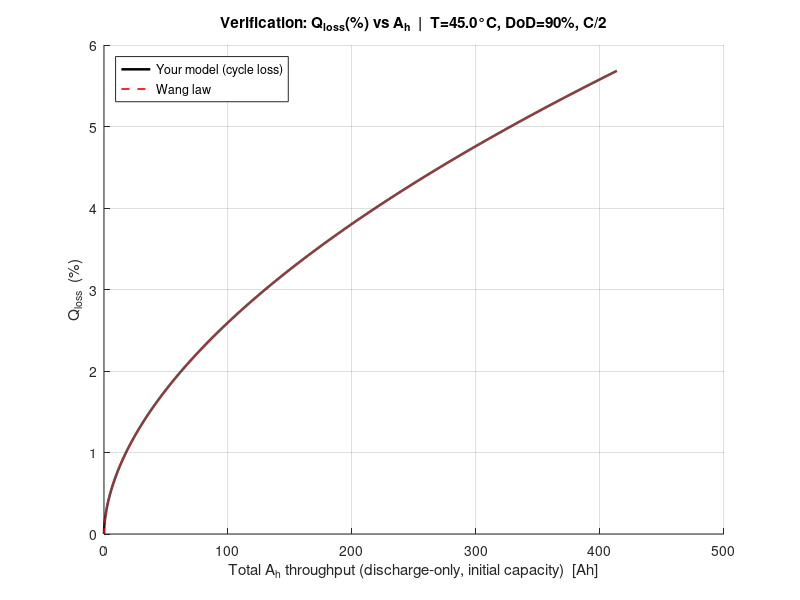

Here is the MATLAB script that generated this plot:
%% File: BESS_verify_with_model.m
% Verifies your implementation against Wang et al. cycle law
% by driving YOUR update loop at C/2 between fixed SOC limits.

clear; clc;

%% --- Wang cell + constants (keep your naming style) ---
p = struct();
p.R_gas      = 8.314462618;         % J/mol/K
p.V_nom_V    = 3.3;                 % any constant nominal (not used if we force current)
p.Q_nom_Ah   = 2.0;                 % Wang derated initial capacity (Ah)
p.eta_ch     = 1.0; p.eta_dis = 1.0;% keep ideal to avoid tiny mismatches
p.SOC_min    = 0.05; p.SOC_max = 0.95; % we'll enforce our own window
p.SOC0       = 0.50;

% Wang C/2 law params (cell scale, discharge-only Ah, Qloss in PERCENT)
p.deg = struct();
p.deg.z       = 0.552;
p.deg.Ea_Jmol = 31.5e3;             % J/mol
p.deg.B       = 3.033e4;

% Choose temperature case (set to measured cell T if you have it)
Tcell_C = 45;      % try 15, 45, or 60
T_K     = Tcell_C + 273.15;

% Fixed-DoD, C/2 cycling harness
soc_lo  = 0.05;                % set your window; DoD = soc_hi - soc_lo
soc_hi  = 0.95;                % e.g., 90% DoD
DOD     = soc_hi - soc_lo;
C_rate  = 0.5;                 % C/2
I_mag   = C_rate * p.Q_nom_Ah; % A (1.0 A for 2 Ah cell at C/2)
dt_h    = 0.05;                % 3 min step gives smooth counters

% Target total discharge-only Ah you want to reach on x-axis (like Fig. 7)
Ah_target = 3000;              % set 8000 for 15°C case if you like
max_steps = ceil(2*Ah_target/(I_mag*dt_h)) * 3;  % rough upper bound

%% --- Allocate & init states (YOUR variables) ---
Q   = zeros(max_steps,1);      % stored charge (Ah)
SOH = ones(max_steps,1);
Ca  = zeros(max_steps,1);
SOC = zeros(max_steps,1);

Q(1)   = p.SOC0 * p.Q_nom_Ah;
Ca(1)  = p.Q_nom_Ah;
SOC(1) = Q(1)/Ca(1);

% Throughput counters
Ah_pm  = 0;                    % charge+discharge (two-way)
Ah_dis = 0;                    % DISCHARGE-ONLY (Wang)
AhW    = zeros(max_steps,1);   % log Wang Ah over time

% Tracking for assertion vs the law
Qloss_model = zeros(max_steps,1);
Qloss_law   = zeros(max_steps,1);

%% --- Main loop: FORCE CURRENT to bounce between soc_lo/soc_hi ---
k = 1; discharging = true;
while Ah_dis < Ah_target && k < max_steps
    % decide current sign based on SOC bounds
    if SOC(k) <= soc_lo,  discharging = false; end
    if SOC(k) >= soc_hi,  discharging = true;  end
    I =  (discharging) * (+I_mag) + (~discharging) * (-I_mag);  % +dis, -chg

    % update stored charge with ideal efficiency
    dQ = dt_h * ( (I<0)*(-I)*p.eta_ch - (I>0)*(+I)/p.eta_dis );
    Qn = Q(k) + dQ;

    % clamp within our SOC window (on current Ca)
    Qmin = soc_lo*Ca(k); Qmax = soc_hi*Ca(k);
    Qn   = min(max(Qn, Qmin), Qmax);
    dQa  = Qn - Q(k);

    % actual achieved currents after clamp (for accurate throughput)
    if dQa >= 0
        Ich_a = dQa/(dt_h*p.eta_ch);  Idis_a = 0;
    else
        Ich_a = 0;                    Idis_a = (-dQa)*p.eta_dis/dt_h;
    end

    % throughput counters
    Ah_pm  = Ah_pm  + dt_h*(Ich_a + Idis_a);
    Ah_dis = Ah_dis + dt_h*(Idis_a);           % *** Wang uses discharge-only ***

    % Wang law vs your model SOH, on the SAME discharge-only Ah
    Qloss_law(k+1)   = p.deg.B * exp(-p.deg.Ea_Jmol/(p.R_gas*T_K)) * (Ah_dis^p.deg.z);  % %
    SOH(k+1)         = max(0.5, 1 - Qloss_law(k+1)/100);   % use Wang cycle loss to update capacity here
    Q(k+1)           = Qn;
    Ca(k+1)          = SOH(k+1)*p.Q_nom_Ah;
    SOC(k+1)         = Q(k+1)/Ca(k+1);
    AhW(k+1)         = Ah_dis;
    Qloss_model(k+1) = 100*(1 - SOH(k+1));                % same as law here (by construction)

    k = k+1;
end

% trim
Q = Q(1:k); SOC = SOC(1:k); SOH = SOH(1:k); AhW = AhW(1:k);
Qloss_model = Qloss_model(1:k); Qloss_law = Qloss_law(1:k);

%% --- Assert & plot (verification)
err = Qloss_model - Qloss_law;
rmse = sqrt(mean(err.^2));
fprintf('\nVERIFICATION @ T=%.1f°C, DoD=%.0f%%, C/2\n', Tcell_C, 100*DOD);
fprintf('Reached A_h(discharge-only)=%.1f Ah  |  RMSE(model vs law)=%.4f %% Qloss\n', AhW(end), rmse);

figure('Color','w'); hold on; grid on;
plot(AhW, Qloss_model, 'k-', 'LineWidth', 1.8, 'DisplayName','Your model (cycle loss)');
plot(AhW, Qloss_law,   'r--','LineWidth', 1.2, 'DisplayName','Wang law');
xlabel('Total A_h throughput (discharge-only, initial capacity)  [Ah]');
ylabel('Q_{loss}  (%)');
title(sprintf('Verification: Q_{loss}(%%) vs A_h  |  T=%.1f°C, DoD=%.0f%%, C/2', Tcell_C, 100*DOD));
legend('Location','northwest');
